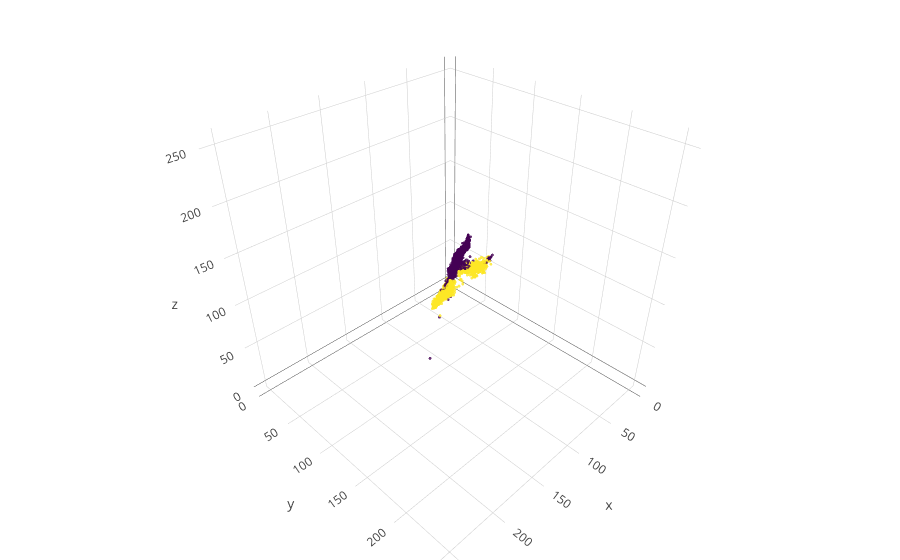

Here is the notebook cell this chart was saved with:
### Code cell
import plotly
import plotly.graph_objs as go

import numpy as np

plotly.offline.init_notebook_mode(connected=True)

display_df = img_df

trace1 = go.Scatter3d(
    x=display_df['R'].values,
    y=display_df['G'].values,
    z=display_df['B'].values,
    mode='markers',
    marker=dict(
        size=1,
        color=display_df['label'].values,
        colorscale='Viridis',
        opacity=0.8
    )
)

data = [trace1]
layout = go.Layout(
    margin=dict(
        l=0,
        r=0,
        b=0,
        t=0
    )
)
fig = go.Figure(data=data, layout=layout)
plotly.offline.iplot(fig, filename='simple-3d-scatter')

### Figure 1 — Plotly figure (JSON) as saved in the notebook; plotly's stock layout.template omitted (floating-point values rounded to 4 significant figures; data arrays with more than 128 entries replaced by an {"elided": "..."} marker saying what was removed)
{"data": [{"marker": {"color": {"elided": "7200 int values"}, "colorscale": "Viridis", "opacity": 0.8, "size": 1}, "mode": "markers", "type": "scatter3d", "uid": "ac32ed8a-c4fe-11e8-92ce-32001ab5f320", "x": {"elided": "7200 int values"}, "y": {"elided": "7200 int values"}, "z": {"elided": "7200 int values"}}], "layout": {"margin": {"b": 0, "l": 0, "r": 0, "t": 0}}}
